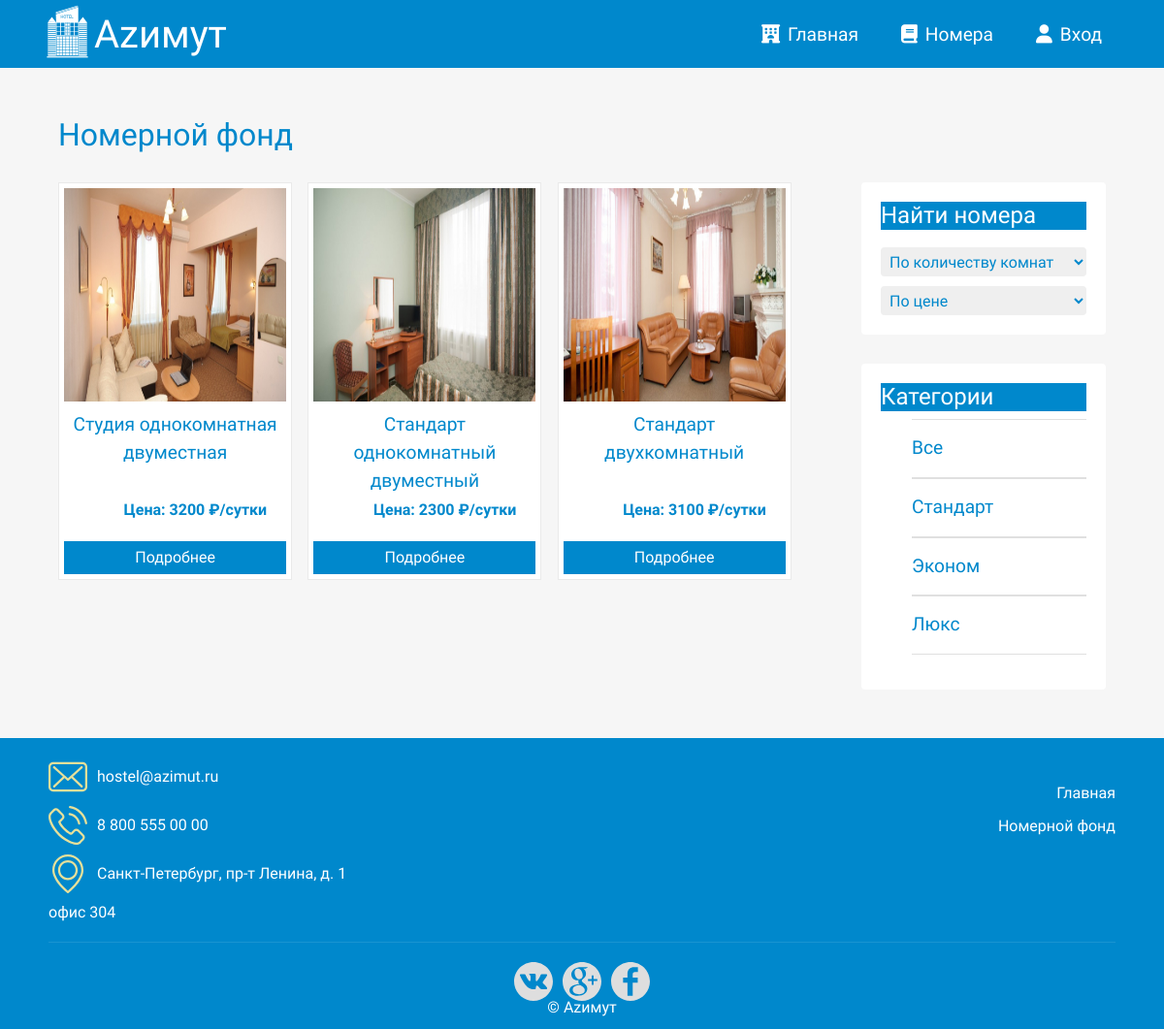
The app's page /index.php?page=room_cat&id_cat=1 with its own data.
### tables this page shows
CREATE TABLE `rooms` (
  `id_room` int NOT NULL,
  `name` varchar(60) NOT NULL,
  `category_id` int NOT NULL,
  `room_count` int NOT NULL,
  `description` text NOT NULL,
  `status_id` int NOT NULL,
  `price` int NOT NULL,
  `photo` varchar(40) NOT NULL
);

CREATE TABLE `category` (
  `id_category` int NOT NULL,
  `category` varchar(30) NOT NULL
);

### templates/rooms.php (the view, shortened to what this page needs)
<div class="rooms-content row">
	<h2>Номерной фонд</h2>
	<div class="catalogList col-md-9 col-12">
		<?php foreach ($sql as $room): ?>
			<div class="shopUnit">
				<img src = "<?php echo $room['photo']; ?>" />
				<div class="shopUnitName">
					<?php echo $room['name']; ?>
				</div>
				<div class="shopUnitPrice">
					Цена: <?php echo $room['price'] . ' ₽/сутки'; ?>
				</div>
                   <a href="index.php?page=single&id_room=<?php echo $room['id_room']; ?>" class="shopUnitMore">Подробнее</a>
               </div>
           <?php endforeach; ?>
       </div>
	<div class="sidebar col-md-3 col-12">
		<div class="section sort">
			<h4>Найти номера</h4>
			<select onchange="location=value">
				<option value="" selected="true" disabled="disabled">По количеству комнат</option>
			</select>
			<select onchange="location=value">
				<option value="" selected="true" disabled="disabled">По цене</option>
			</select>
		</div>
		<div class="section category">
			<h4>Категории</h4>
			<ul>
				<li><a href="index.php?page=room_cat&id_cat=0">Все</a></li>
				<?php
					$sql_cat = $link->query("SELECT * FROM `category`");
					foreach($sql_cat as $category):
				?>
				<li><a href="index.php?page=room_cat&id_cat=<?php echo $category['id_category'];?>"><?php echo $category['category'] ?></a></li>
			<?php endforeach?>
			</ul>
		</div>
	</div>
</div>

### css/hotel.css (style rules this page uses)
* { font-family: 'Comfortaa', cursive; }
html, h1, h2, h3, h4, h5, h6 { color: #0088cc; }
body { background: #f6f6f6; }
a { text-decoration: none; color: inherit; }
.rooms-content { display: flex; flex-direction: row; }
.rooms-content h2 { margin: 30px 0; }
.catalogList { width: 75%; }
.shopUnit { float: left; padding: 5px; width: 30%; border: 1px solid rgba(225, 225, 225, 0.7); margin-right: 2%; margin-bottom: 20px; background: #fff; }
.shopUnit:nth-child(3n) { margin-right: 0; }
.shopUnitName { width: 100%; text-align: center; margin-top: 10px; font-size: 1.2em; color: #0088cc; height: 80px; }
.shopUnit img { width: 100%; height: 220px; }
.shopUnitPrice { text-align: right; padding-right: 20px; margin-top: 10px; color: #0088cc; font-weight: bold; }
.shopUnitMore { border: none; padding: 5px 15px; background-color: #0088cc; display: block; margin-top: 20px; text-align: center; color: #fff; text-decoration: none; }
.sidebar { width: 25%; }
.sidebar .section { background: #fff; padding: 20px; border-radius: 4px; margin-bottom: 30px; }
.sidebar .section h4 { background: #0088cc; color: #fff; }
.sort select { height: 30px; width: 100%; border-radius: 4px; margin-top: 10px; padding: 5px 5px; border: 0px; color: #0088cc; }
.sort option { height: 30px; width: 100%; border-radius: 4px; margin-top: 10px; padding: 5px 5px; border: 0px; color: #0088cc; }
.category ul li { margin: 0px; padding: 0px; list-style: none; border-top: 1px solid #e0e0e0; position: relative; }
.sidebar .category ul li a { display: block; padding: 15px 0px 15px 0px; border-bottom: 1px solid #e0e0e0; transition: all 0.3s; text-decoration: none; font-weight: 500; color: #0088cc; font-size: 1.2em; }

### records on screen
rooms: photo (picture), name "Студия однокомнатная двуместная", price "3200"
rooms: photo (picture), name "Стандарт однокомнатный двуместный", price "2300"
rooms: photo (picture), name "Стандарт двухкомнатный", price "3100"
category: category "Стандарт"
category: category "Эконом"
category: category "Люкс"
